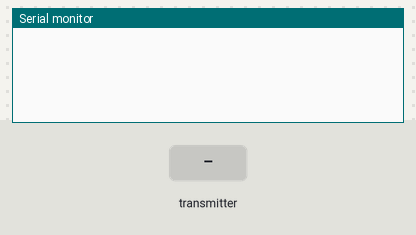
A sketch run on a simulated Arduino Uno, built with avr-gcc and run on an emulated ATmega328P. On the bench: the last lines printed to the serial monitor. The test bench sets the inputs (shaded band). No radio packets arrive unless stated.

Above: at 1.2 s.
1.3 s: the transmitter starts sending data.0 = 0
At 1.37 s:
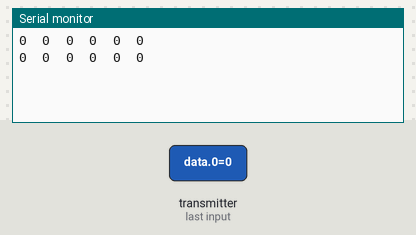
3.2 s: the transmitter starts sending data.1 = 256
At 3.27 s:
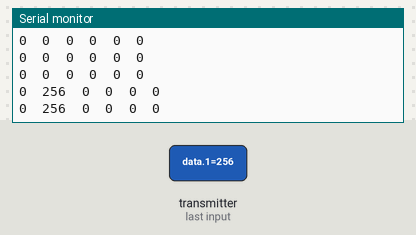
4.7 s: the transmitter starts sending data.2 = 256
At 4.77 s:
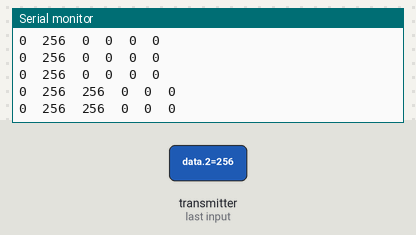
6.2 s: the transmitter starts sending data.3 = 256
At 6.27 s:
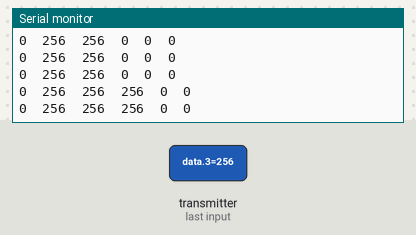
9.2 s: the transmitter starts sending data.4 = 0
12.2 s: the transmitter starts sending data.5 = 256
At 12.32 s:
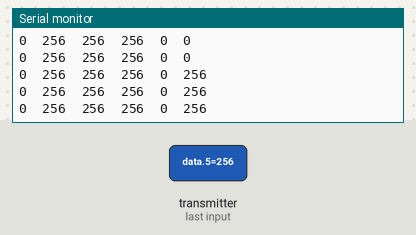

The sketch:

Radio_Receiver.ino
```cpp
#include <RF24.h>

RF24 radio(A5, A4); // CE, CSN

const byte address[6] = "00001";

void setup() {
  Serial.begin(9600);
  radioReceiveSetup();
}

void loop() {
  if (radio.available()) {
    short data[6];
    radio.read(&data, sizeof(data));
    Serial.print(data[0]);
    Serial.print("  ");
    Serial.print(data[1]);
    Serial.print("  ");
    Serial.print(data[2]);
    Serial.print("  ");
    Serial.print(data[3]);
    Serial.print("  ");
    Serial.print(data[4]);
    Serial.print("  ");
    Serial.print(data[5]);
    Serial.println("  ");
  }
}


void radioReceiveSetup(){
  radio.begin();
  radio.openReadingPipe(0, address);
  radio.setPALevel(RF24_PA_MAX);
  radio.setDataRate(RF24_250KBPS);
  radio.setChannel(108);
  radio.startListening();
}
```

Measured:
- after the input at 1.3 s, the serial monitor: prints a new line at once (image 1)
- after the input at 3.2 s, the serial monitor: prints a new line at once (image 2)
- after the input at 4.7 s, the serial monitor: prints a new line at once (image 3)
- after the input at 6.2 s, the serial monitor: prints a new line at once (image 4)
- after the input at 12.2 s, the serial monitor: prints a new line at once (image 5)
